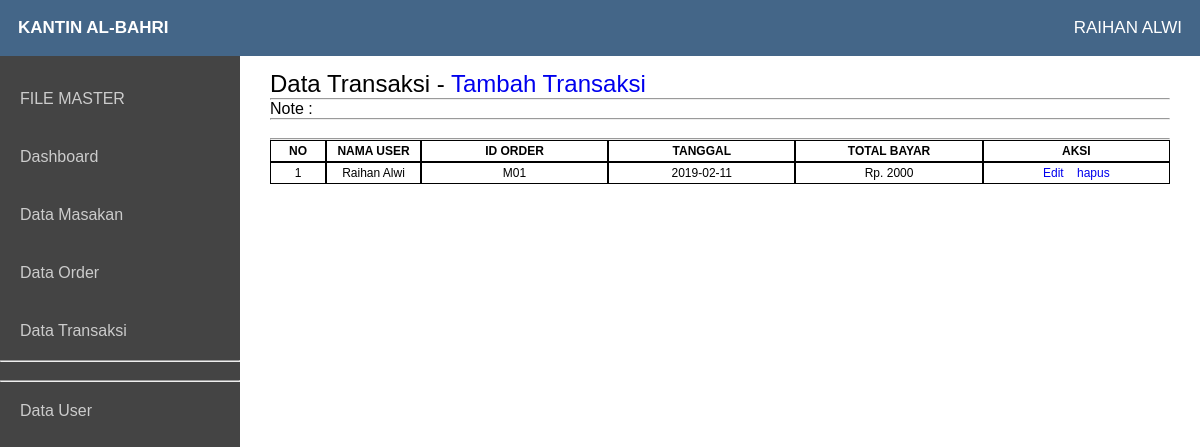
The app's page /praktek/?modul=transaksi (signed in) with its own data.
### tables this page shows
CREATE TABLE `transaksi` (
  `id_transaksi` int(11) NOT NULL,
  `id_user` int(5) NOT NULL,
  `id_order` int(5) NOT NULL,
  `tanggal` date NOT NULL,
  `total_bayar` int(11) NOT NULL
);

CREATE TABLE `user` (
  `id_user` int(11) NOT NULL,
  `username` varchar(15) NOT NULL,
  `password` varchar(15) NOT NULL,
  `nama_user` varchar(20) NOT NULL,
  `id_level` int(5) NOT NULL
);

CREATE TABLE `pesan` (
  `id_order` int(11) NOT NULL,
  `no_meja` varchar(5) NOT NULL,
  `tanggal` date NOT NULL,
  `id_user` int(5) NOT NULL,
  `id_masakan` int(10) NOT NULL,
  `keterangan` varchar(20) NOT NULL,
  `status_order` varchar(10) NOT NULL
);

### praktek/app/transaksi/transaksi.php (the view, shortened to what this page needs)
<?php
	include 'config/koneksi.php';
?>
<table style="width: 100%;border-collapse: 0px;border-spacing: 0px;">
	<tr>
		<td>
			<span style="font-size: 24px;">Data Transaksi - <a href="?modul=transaksi&aksi=add" style="text-decoration: none">Tambah Transaksi</a></span>
		</td>
	</tr>
	<tr>
		<td><hr> Note : </td>
	</tr>
		<td><hr>&nbsp;</td>
	<tr>
		<td>
			<table style="width: 100%;border-collapse: 0px;border-spacing: 0px;">
				<thead>
					<tr>
						<th style="width: 3%;border: 1px solid #000;padding:3px;text-align: center;font-size: 12px;">NO</th>
						<th style="width: 5%;border: 1px solid #000;padding:3px;text-align: center;font-size: 12px;">NAMA USER</th>
						<th style="width: 10%;border: 1px solid #000;padding:3px;text-align: center;font-size: 12px;">ID ORDER </th>
						<th style="width: 10%;border: 1px solid #000;padding:3px;text-align: center;font-size: 12px;">TANGGAL</th>
						<th style="width: 10%;border: 1px solid #000;padding:3px;text-align: center;font-size: 12px;">TOTAL BAYAR</th>
						<th style="width: 10%;border: 1px solid #000;padding:3px;text-align: center;font-size: 12px;">AKSI</th>
					</tr>
				</thead>
				<tbody>
				<?php
					$no=1;
					$sql = mysqli_query($conn, "SELECT transaksi.*, user.nama_user, pesan.no_meja FROM transaksi INNER JOIN user ON transaksi.id_user = user.id_user INNER JOIN pesan ON transaksi.id_order = pesan.id_order ORDER BY transaksi.id_transaksi ASC");
					while ($rs=mysqli_fetch_array($sql)) {
						echo '
							<tr>
								<td style="border: 1px solid #000;padding: 3px;font-size: 12px;text-align: center;">'.$no.'</td>
								<td style="border: 1px solid #000;padding: 3px;font-size: 12px;text-align: center;">'.$rs['nama_user'].'</td>
								<td style="border: 1px solid #000;padding: 3px;font-size: 12px;text-align: center;">'.$rs['no_meja'].'</td>
								<td style="border: 1px solid #000;padding: 3px;font-size: 12px;text-align: center;">'.$rs['tanggal'].'</td>
								<td style="border: 1px solid #000;padding: 3px;font-size: 12px;text-align: center;">Rp. '.$rs['total_bayar'].'</td>
								<td style="border: 1px solid #000;padding: 3px;font-size: 12px;text-align: center;">
									<a href="?modul=transaksi&aksi=edit&id='.$rs['id_transaksi'].'" style="padding: 5px;"> Edit </a>
									<a href="?modul=transaksi&aksi=hapus&id='.$rs['id_transaksi'].'" style="padding: 5px;"> hapus </a>
								</td>
							</tr>
						    ';
						    $no++;
					}
				?>
			</tbody>
			<tfoot>
				<tr colspan="7" style="text-align: left">
					<hr>
				</tr>
			</tfoot>
			</table>
		</td>
	</tr>
</table>

### praktek/asset/style.css (style rules this page uses)
* { margin:0;padding:0;font-family:arial }
a { text-decoration:none }

### records on screen
transaksi: id_user.nama_user "Raihan Alwi", id_order.no_meja "M01", tanggal "2019-02-11", total_bayar "2000"

### other values on screen
$_SESSION['nama'] "RAIHAN ALWI"
